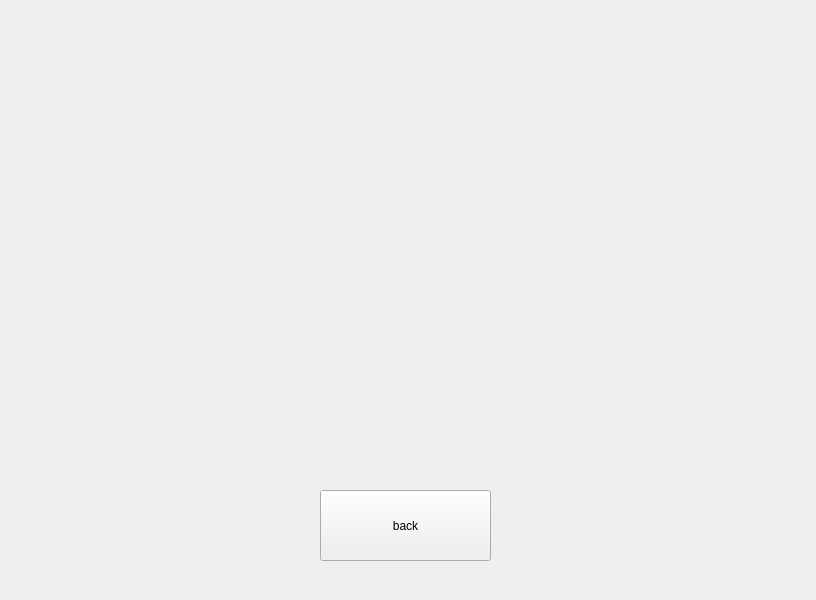
<?xml version="1.0" encoding="UTF-8"?>
<ui version="4.0">
 <class>MainWindow</class>
 <widget class="QMainWindow" name="MainWindow">
  <property name="geometry">
   <rect>
    <x>0</x>
    <y>0</y>
    <width>816</width>
    <height>600</height>
   </rect>
  </property>
  <property name="minimumSize">
   <size>
    <width>816</width>
    <height>577</height>
   </size>
  </property>
  <property name="windowTitle">
   <string>MainWindow</string>
  </property>
  <widget class="QWidget" name="centralwidget">
   <widget class="QLabel" name="label">
    <property name="geometry">
     <rect>
      <x>0</x>
      <y>0</y>
      <width>821</width>
      <height>601</height>
     </rect>
    </property>
    <property name="minimumSize">
     <size>
      <width>816</width>
      <height>577</height>
     </size>
    </property>
    <property name="text">
     <string/>
    </property>
    <property name="pixmap">
     <pixmap resource="../../imagens/Cozinha/ImagensCozinha.qrc">:/png/armario.png</pixmap>
    </property>
    <property name="scaledContents">
     <bool>true</bool>
    </property>
    <property name="openExternalLinks">
     <bool>false</bool>
    </property>
   </widget>
   <widget class="QPushButton" name="pushButton">
    <property name="geometry">
     <rect>
      <x>320</x>
      <y>490</y>
      <width>171</width>
      <height>71</height>
     </rect>
    </property>
    <property name="text">
     <string>back</string>
    </property>
   </widget>
  </widget>
 </widget>
 <resources>
  <include location="../../imagens/Cozinha/ImagensCozinha.qrc"/>
 </resources>
 <connections/>
</ui>
